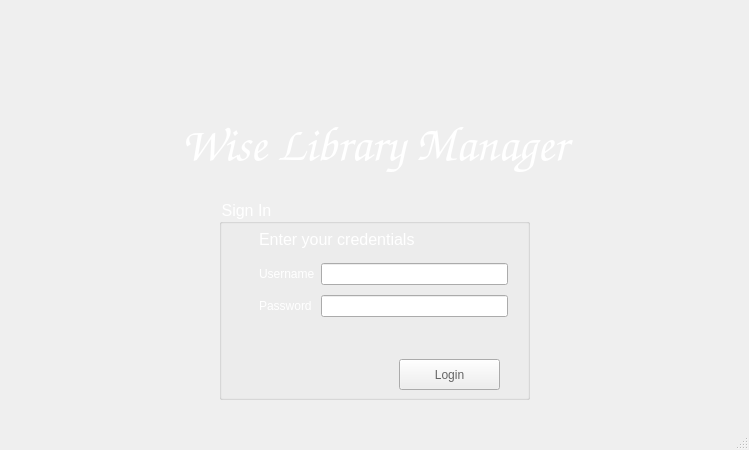
<?xml version="1.0" encoding="UTF-8"?>
<ui version="4.0">
 <class>Login</class>
 <widget class="QMainWindow" name="Login">
  <property name="geometry">
   <rect>
    <x>0</x>
    <y>0</y>
    <width>749</width>
    <height>450</height>
   </rect>
  </property>
  <property name="windowTitle">
   <string>Login</string>
  </property>
  <widget class="QWidget" name="centralwidget">
   <widget class="QStackedWidget" name="stackedWidget">
    <property name="geometry">
     <rect>
      <x>-1</x>
      <y>-1</y>
      <width>751</width>
      <height>411</height>
     </rect>
    </property>
    <property name="currentIndex">
     <number>0</number>
    </property>
    <widget class="QWidget" name="LoginPage">
     <widget class="QGroupBox" name="groupBox">
      <property name="geometry">
       <rect>
        <x>220</x>
        <y>200</y>
        <width>311</width>
        <height>201</height>
       </rect>
      </property>
      <property name="font">
       <font>
        <family>MS Shell Dlg 2</family>
        <pointsize>12</pointsize>
        <weight>9</weight>
        <italic>false</italic>
        <bold>false</bold>
       </font>
      </property>
      <property name="styleSheet">
       <string notr="true">font: 75 12pt &quot;MS Shell Dlg 2&quot;;
color: rgb(255, 255, 255);</string>
      </property>
      <property name="title">
       <string>Sign In</string>
      </property>
      <widget class="QPushButton" name="LoginB">
       <property name="geometry">
        <rect>
         <x>180</x>
         <y>160</y>
         <width>101</width>
         <height>31</height>
        </rect>
       </property>
       <property name="styleSheet">
        <string notr="true">color: rgb(100, 100, 100);
</string>
       </property>
       <property name="text">
        <string>Login</string>
       </property>
      </widget>
      <widget class="QWidget" name="layoutWidget">
       <property name="geometry">
        <rect>
         <x>40</x>
         <y>60</y>
         <width>249</width>
         <height>62</height>
        </rect>
       </property>
       <layout class="QVBoxLayout" name="verticalLayout">
        <item>
         <layout class="QHBoxLayout" name="horizontalLayout">
          <item>
           <widget class="QLabel" name="label">
            <property name="styleSheet">
             <string notr="true">color: rgb(255, 255, 255);</string>
            </property>
            <property name="text">
             <string>Username</string>
            </property>
            <property name="scaledContents">
             <bool>false</bool>
            </property>
           </widget>
          </item>
          <item>
           <widget class="QLineEdit" name="le_usr">
            <property name="styleSheet">
             <string notr="true">color: rgb(0, 0, 0);</string>
            </property>
           </widget>
          </item>
         </layout>
        </item>
        <item>
         <layout class="QHBoxLayout" name="horizontalLayout_2">
          <item>
           <widget class="QLabel" name="label_2">
            <property name="styleSheet">
             <string notr="true">color: rgb(255, 255, 255);</string>
            </property>
            <property name="text">
             <string>Password </string>
            </property>
           </widget>
          </item>
          <item>
           <widget class="QLineEdit" name="le_pwd">
            <property name="styleSheet">
             <string notr="true">color: rgb(0, 0, 0);</string>
            </property>
            <property name="echoMode">
             <enum>QLineEdit::Password</enum>
            </property>
           </widget>
          </item>
         </layout>
        </item>
       </layout>
      </widget>
      <widget class="QLabel" name="StatusReport">
       <property name="geometry">
        <rect>
         <x>40</x>
         <y>30</y>
         <width>261</width>
         <height>21</height>
        </rect>
       </property>
       <property name="font">
        <font>
         <family>MS Shell Dlg 2</family>
         <pointsize>12</pointsize>
         <weight>9</weight>
         <italic>false</italic>
         <bold>false</bold>
         <strikeout>false</strikeout>
        </font>
       </property>
       <property name="styleSheet">
        <string notr="true">color: rgb(255, 255, 255);</string>
       </property>
       <property name="text">
        <string>Enter your credentials</string>
       </property>
       <property name="scaledContents">
        <bool>false</bool>
       </property>
      </widget>
     </widget>
     <widget class="QLabel" name="BackgroundSheet">
      <property name="geometry">
       <rect>
        <x>0</x>
        <y>0</y>
        <width>781</width>
        <height>411</height>
       </rect>
      </property>
      <property name="text">
       <string/>
      </property>
      <property name="pixmap">
       <pixmap>WLMbackground.jpg</pixmap>
      </property>
      <property name="scaledContents">
       <bool>false</bool>
      </property>
      <property name="wordWrap">
       <bool>false</bool>
      </property>
      <property name="openExternalLinks">
       <bool>false</bool>
      </property>
     </widget>
     <widget class="QLabel" name="Icon">
      <property name="geometry">
       <rect>
        <x>320</x>
        <y>20</y>
        <width>111</width>
        <height>91</height>
       </rect>
      </property>
      <property name="text">
       <string/>
      </property>
      <property name="pixmap">
       <pixmap>Wizard Librarian.png</pixmap>
      </property>
     </widget>
     <widget class="QLabel" name="label_3">
      <property name="geometry">
       <rect>
        <x>115</x>
        <y>100</y>
        <width>521</width>
        <height>91</height>
       </rect>
      </property>
      <property name="font">
       <font>
        <family>Comic Sans MS</family>
        <pointsize>36</pointsize>
       </font>
      </property>
      <property name="styleSheet">
       <string notr="true">color: rgb(255, 255, 255);</string>
      </property>
      <property name="text">
       <string>Wise Library Manager</string>
      </property>
      <property name="alignment">
       <set>Qt::AlignCenter</set>
      </property>
     </widget>
     <zorder>BackgroundSheet</zorder>
     <zorder>groupBox</zorder>
     <zorder>Icon</zorder>
     <zorder>label_3</zorder>
    </widget>
    <widget class="QWidget" name="PropW">
     <widget class="QLabel" name="BackgroundSheet_2">
      <property name="geometry">
       <rect>
        <x>0</x>
        <y>0</y>
        <width>781</width>
        <height>411</height>
       </rect>
      </property>
      <property name="styleSheet">
       <string notr="true">BackgroundSheet_2-&gt;setPixmap(&quot;C:/Users/NightLurker/Desktop/Qt Projects/WLM/WLMbackground.jpg&quot;);</string>
      </property>
      <property name="text">
       <string/>
      </property>
      <property name="pixmap">
       <pixmap>WLMbackground.jpg</pixmap>
      </property>
      <property name="scaledContents">
       <bool>false</bool>
      </property>
      <property name="wordWrap">
       <bool>false</bool>
      </property>
      <property name="openExternalLinks">
       <bool>false</bool>
      </property>
     </widget>
     <widget class="QStackedWidget" name="stackedWidget_2">
      <property name="geometry">
       <rect>
        <x>10</x>
        <y>60</y>
        <width>731</width>
        <height>341</height>
       </rect>
      </property>
      <property name="styleSheet">
       <string notr="true"/>
      </property>
      <property name="currentIndex">
       <number>0</number>
      </property>
      <widget class="QWidget" name="Acceuil_sw"/>
      <widget class="QWidget" name="Inscriptions_sw"/>
      <widget class="QWidget" name="Livres_sw"/>
      <widget class="QWidget" name="Services_sw">
       <widget class="QTabWidget" name="TabServices">
        <property name="geometry">
         <rect>
          <x>26</x>
          <y>9</y>
          <width>691</width>
          <height>321</height>
         </rect>
        </property>
        <property name="currentIndex">
         <number>0</number>
        </property>
        <widget class="QWidget" name="Ventes">
         <attribute name="title">
          <string>Ventes</string>
         </attribute>
         <widget class="QTabWidget" name="TabVentes">
          <property name="geometry">
           <rect>
            <x>10</x>
            <y>10</y>
            <width>671</width>
            <height>281</height>
           </rect>
          </property>
          <property name="currentIndex">
           <number>0</number>
          </property>
          <widget class="QWidget" name="Ajout">
           <attribute name="title">
            <string>Ajout</string>
           </attribute>
           <widget class="QLabel" name="Txt_VA">
            <property name="geometry">
             <rect>
              <x>170</x>
              <y>20</y>
              <width>311</width>
              <height>41</height>
             </rect>
            </property>
            <property name="font">
             <font>
              <pointsize>14</pointsize>
              <weight>75</weight>
              <bold>true</bold>
             </font>
            </property>
            <property name="layoutDirection">
             <enum>Qt::LeftToRight</enum>
            </property>
            <property name="text">
             <string>Achat d'un Livre</string>
            </property>
            <property name="alignment">
             <set>Qt::AlignCenter</set>
            </property>
           </widget>
           <widget class="QLineEdit" name="LE_ISBNVA">
            <property name="geometry">
             <rect>
              <x>60</x>
              <y>120</y>
              <width>113</width>
              <height>20</height>
             </rect>
            </property>
           </widget>
           <widget class="QLabel" name="Txt_ISBNVA">
            <property name="geometry">
             <rect>
              <x>100</x>
              <y>100</y>
              <width>41</width>
              <height>16</height>
             </rect>
            </property>
            <property name="font">
             <font>
              <pointsize>12</pointsize>
             </font>
            </property>
            <property name="text">
             <string>ISBN</string>
            </property>
           </widget>
           <widget class="QLineEdit" name="LE_QuantVA">
            <property name="geometry">
             <rect>
              <x>272</x>
              <y>120</y>
              <width>101</width>
              <height>20</height>
             </rect>
            </property>
           </widget>
           <widget class="QLabel" name="Txt_QuantVA">
            <property name="geometry">
             <rect>
              <x>290</x>
              <y>96</y>
              <width>61</width>
              <height>21</height>
             </rect>
            </property>
            <property name="font">
             <font>
              <pointsize>12</pointsize>
             </font>
            </property>
            <property name="text">
             <string>Quantité</string>
            </property>
           </widget>
           <widget class="QLineEdit" name="LE_PriceVA">
            <property name="geometry">
             <rect>
              <x>470</x>
              <y>120</y>
              <width>113</width>
              <height>20</height>
             </rect>
            </property>
           </widget>
           <widget class="QLabel" name="Txt_PriceVA">
            <property name="geometry">
             <rect>
              <x>510</x>
              <y>96</y>
              <width>31</width>
              <height>16</height>
             </rect>
            </property>
            <property name="font">
             <font>
              <pointsize>12</pointsize>
             </font>
            </property>
            <property name="text">
             <string>Prix</string>
            </property>
           </widget>
           <widget class="QPushButton" name="EncV">
            <property name="geometry">
             <rect>
              <x>544</x>
              <y>212</y>
              <width>111</width>
              <height>31</height>
             </rect>
            </property>
            <property name="text">
             <string>Encaisser</string>
            </property>
           </widget>
          </widget>
          <widget class="QWidget" name="Suppression">
           <attribute name="title">
            <string>Suppression</string>
           </attribute>
           <widget class="QLabel" name="Txt_VS">
            <property name="geometry">
             <rect>
              <x>170</x>
              <y>20</y>
              <width>311</width>
              <height>41</height>
             </rect>
            </property>
            <property name="font">
             <font>
              <pointsize>14</pointsize>
              <weight>75</weight>
              <bold>true</bold>
             </font>
            </property>
            <property name="layoutDirection">
             <enum>Qt::LeftToRight</enum>
            </property>
            <property name="text">
             <string>Suppression d'un Achat</string>
            </property>
            <property name="alignment">
             <set>Qt::AlignCenter</set>
            </property>
           </widget>
           <widget class="QLineEdit" name="LE_ISBNVS">
            <property name="geometry">
             <rect>
              <x>270</x>
              <y>100</y>
              <width>113</width>
              <height>20</height>
             </rect>
            </property>
           </widget>
           <widget class="QLabel" name="Txt_ISBNVS">
            <property name="geometry">
             <rect>
              <x>310</x>
              <y>80</y>
              <width>41</width>
              <height>16</height>
             </rect>
            </property>
            <property name="font">
             <font>
              <pointsize>12</pointsize>
             </font>
            </property>
            <property name="text">
             <string>ISBN</string>
            </property>
           </widget>
           <widget class="QPushButton" name="SupV">
            <property name="geometry">
             <rect>
              <x>544</x>
              <y>212</y>
              <width>111</width>
              <height>31</height>
             </rect>
            </property>
            <property name="text">
             <string>Supprimier</string>
            </property>
           </widget>
          </widget>
          <widget class="QWidget" name="Modification">
           <attribute name="title">
            <string>Modification</string>
           </attribute>
           <widget class="QLabel" name="Txt_VM">
            <property name="geometry">
             <rect>
              <x>170</x>
              <y>20</y>
              <width>311</width>
              <height>41</height>
             </rect>
            </property>
            <property name="font">
             <font>
              <pointsize>14</pointsize>
              <weight>75</weight>
              <bold>true</bold>
             </font>
            </property>
            <property name="layoutDirection">
             <enum>Qt::LeftToRight</enum>
            </property>
            <property name="text">
             <string>Modification d'un Achat</string>
            </property>
            <property name="alignment">
             <set>Qt::AlignCenter</set>
            </property>
           </widget>
           <widget class="QLabel" name="Txt_ISBNVM">
            <property name="geometry">
             <rect>
              <x>310</x>
              <y>80</y>
              <width>41</width>
              <height>16</height>
             </rect>
            </property>
            <property name="font">
             <font>
              <pointsize>12</pointsize>
             </font>
            </property>
            <property name="text">
             <string>ISBN</string>
            </property>
           </widget>
           <widget class="QLineEdit" name="LE_ISBNVM">
            <property name="geometry">
             <rect>
              <x>270</x>
              <y>100</y>
              <width>113</width>
              <height>20</height>
             </rect>
            </property>
           </widget>
           <widget class="QLabel" name="Txt_QuantVM">
            <property name="geometry">
             <rect>
              <x>136</x>
              <y>126</y>
              <width>61</width>
              <height>21</height>
             </rect>
            </property>
            <property name="font">
             <font>
              <pointsize>12</pointsize>
             </font>
            </property>
            <property name="text">
             <string>Quantité</string>
            </property>
           </widget>
           <widget class="QLineEdit" name="LE_QuantVM">
            <property name="geometry">
             <rect>
              <x>110</x>
              <y>150</y>
              <width>111</width>
              <height>20</height>
             </rect>
            </property>
           </widget>
           <widget class="QLineEdit" name="LE_PriceVM">
            <property name="geometry">
             <rect>
              <x>430</x>
              <y>154</y>
              <width>113</width>
              <height>20</height>
             </rect>
            </property>
           </widget>
           <widget class="QLabel" name="Txt_PriceVM">
            <property name="geometry">
             <rect>
              <x>470</x>
              <y>130</y>
              <width>31</width>
              <height>16</height>
             </rect>
            </property>
            <property name="font">
             <font>
              <pointsize>12</pointsize>
             </font>
            </property>
            <property name="text">
             <string>Prix</string>
            </property>
           </widget>
           <widget class="QPushButton" name="ModQ">
            <property name="geometry">
             <rect>
              <x>110</x>
              <y>190</y>
              <width>111</width>
              <height>31</height>
             </rect>
            </property>
            <property name="text">
             <string>Modifier</string>
            </property>
           </widget>
           <widget class="QPushButton" name="ModP">
            <property name="geometry">
             <rect>
              <x>430</x>
              <y>190</y>
              <width>111</width>
              <height>31</height>
             </rect>
            </property>
            <property name="text">
             <string>Modifier</string>
            </property>
           </widget>
          </widget>
          <widget class="QWidget" name="Affichage">
           <attribute name="title">
            <string>Affichage</string>
           </attribute>
           <widget class="QTableView" name="VTab">
            <property name="geometry">
             <rect>
              <x>10</x>
              <y>10</y>
              <width>451</width>
              <height>231</height>
             </rect>
            </property>
            <property name="sortingEnabled">
             <bool>true</bool>
            </property>
            <property name="wordWrap">
             <bool>true</bool>
            </property>
           </widget>
           <widget class="QLineEdit" name="LE_ISBNVAF">
            <property name="geometry">
             <rect>
              <x>507</x>
              <y>60</y>
              <width>113</width>
              <height>20</height>
             </rect>
            </property>
           </widget>
           <widget class="QLabel" name="Txt_ISBNVAF">
            <property name="geometry">
             <rect>
              <x>547</x>
              <y>40</y>
              <width>41</width>
              <height>16</height>
             </rect>
            </property>
            <property name="font">
             <font>
              <pointsize>12</pointsize>
             </font>
            </property>
            <property name="text">
             <string>ISBN</string>
            </property>
           </widget>
           <widget class="QLabel" name="Txt_VAF">
            <property name="geometry">
             <rect>
              <x>463</x>
              <y>10</y>
              <width>201</width>
              <height>31</height>
             </rect>
            </property>
            <property name="font">
             <font>
              <pointsize>10</pointsize>
              <weight>75</weight>
              <bold>true</bold>
             </font>
            </property>
            <property name="layoutDirection">
             <enum>Qt::LeftToRight</enum>
            </property>
            <property name="text">
             <string>Recherche par ISBN</string>
            </property>
            <property name="alignment">
             <set>Qt::AlignCenter</set>
            </property>
           </widget>
           <widget class="QPushButton" name="SrchV">
            <property name="geometry">
             <rect>
              <x>508</x>
              <y>90</y>
              <width>111</width>
              <height>31</height>
             </rect>
            </property>
            <property name="text">
             <string>Chercher</string>
            </property>
           </widget>
           <widget class="QPushButton" name="ReinitVAF">
            <property name="geometry">
             <rect>
              <x>510</x>
              <y>200</y>
              <width>111</width>
              <height>31</height>
             </rect>
            </property>
            <property name="text">
             <string>Réinitialiser</string>
            </property>
           </widget>
           <widget class="QLabel" name="Txt_VAF_2">
            <property name="geometry">
             <rect>
              <x>470</x>
              <y>140</y>
              <width>201</width>
              <height>31</height>
             </rect>
            </property>
            <property name="font">
             <font>
              <pointsize>10</pointsize>
              <weight>75</weight>
              <bold>true</bold>
             </font>
            </property>
            <property name="layoutDirection">
             <enum>Qt::LeftToRight</enum>
            </property>
            <property name="text">
             <string>Clicker pour</string>
            </property>
            <property name="alignment">
             <set>Qt::AlignCenter</set>
            </property>
           </widget>
           <widget class="QLabel" name="Txt_VAF_3">
            <property name="geometry">
             <rect>
              <x>470</x>
              <y>160</y>
              <width>201</width>
              <height>31</height>
             </rect>
            </property>
            <property name="font">
             <font>
              <pointsize>10</pointsize>
              <weight>75</weight>
              <bold>true</bold>
             </font>
            </property>
            <property name="layoutDirection">
             <enum>Qt::LeftToRight</enum>
            </property>
            <property name="text">
             <string>réinitialiser l'affichage</string>
            </property>
            <property name="alignment">
             <set>Qt::AlignCenter</set>
            </property>
           </widget>
          </widget>
         </widget>
        </widget>
        <widget class="QWidget" name="Empruntes">
         <attribute name="title">
          <string>Empruntes</string>
         </attribute>
        </widget>
       </widget>
      </widget>
     </widget>
     <widget class="QFrame" name="Menu">
      <property name="geometry">
       <rect>
        <x>60</x>
        <y>10</y>
        <width>631</width>
        <height>51</height>
       </rect>
      </property>
      <property name="frameShape">
       <enum>QFrame::StyledPanel</enum>
      </property>
      <property name="frameShadow">
       <enum>QFrame::Raised</enum>
      </property>
      <widget class="QPushButton" name="Acceuil">
       <property name="geometry">
        <rect>
         <x>0</x>
         <y>10</y>
         <width>91</width>
         <height>31</height>
        </rect>
       </property>
       <property name="text">
        <string>Acceuil</string>
       </property>
      </widget>
      <widget class="QPushButton" name="Inscriptions">
       <property name="geometry">
        <rect>
         <x>90</x>
         <y>10</y>
         <width>91</width>
         <height>31</height>
        </rect>
       </property>
       <property name="text">
        <string>Inscriptions</string>
       </property>
      </widget>
      <widget class="QPushButton" name="Livres">
       <property name="geometry">
        <rect>
         <x>180</x>
         <y>10</y>
         <width>91</width>
         <height>31</height>
        </rect>
       </property>
       <property name="text">
        <string>Livres</string>
       </property>
      </widget>
      <widget class="QPushButton" name="Services">
       <property name="geometry">
        <rect>
         <x>270</x>
         <y>10</y>
         <width>91</width>
         <height>31</height>
        </rect>
       </property>
       <property name="text">
        <string>Services</string>
       </property>
      </widget>
      <widget class="QPushButton" name="Personnels">
       <property name="geometry">
        <rect>
         <x>360</x>
         <y>10</y>
         <width>91</width>
         <height>31</height>
        </rect>
       </property>
       <property name="text">
        <string>Personnels</string>
       </property>
      </widget>
      <widget class="QPushButton" name="Commandes">
       <property name="geometry">
        <rect>
         <x>450</x>
         <y>10</y>
         <width>91</width>
         <height>31</height>
        </rect>
       </property>
       <property name="text">
        <string>Commandes</string>
       </property>
      </widget>
      <widget class="QPushButton" name="Evenements">
       <property name="geometry">
        <rect>
         <x>540</x>
         <y>10</y>
         <width>91</width>
         <height>31</height>
        </rect>
       </property>
       <property name="text">
        <string>Evénements</string>
       </property>
      </widget>
     </widget>
    </widget>
    <widget class="QWidget" name="AdminW"/>
    <widget class="QWidget" name="AgentW"/>
   </widget>
  </widget>
  <widget class="QMenuBar" name="menubar">
   <property name="geometry">
    <rect>
     <x>0</x>
     <y>0</y>
     <width>749</width>
     <height>21</height>
    </rect>
   </property>
  </widget>
  <widget class="QStatusBar" name="statusbar"/>
 </widget>
 <tabstops>
  <tabstop>LoginB</tabstop>
  <tabstop>le_usr</tabstop>
  <tabstop>le_pwd</tabstop>
 </tabstops>
 <resources/>
 <connections/>
</ui>
